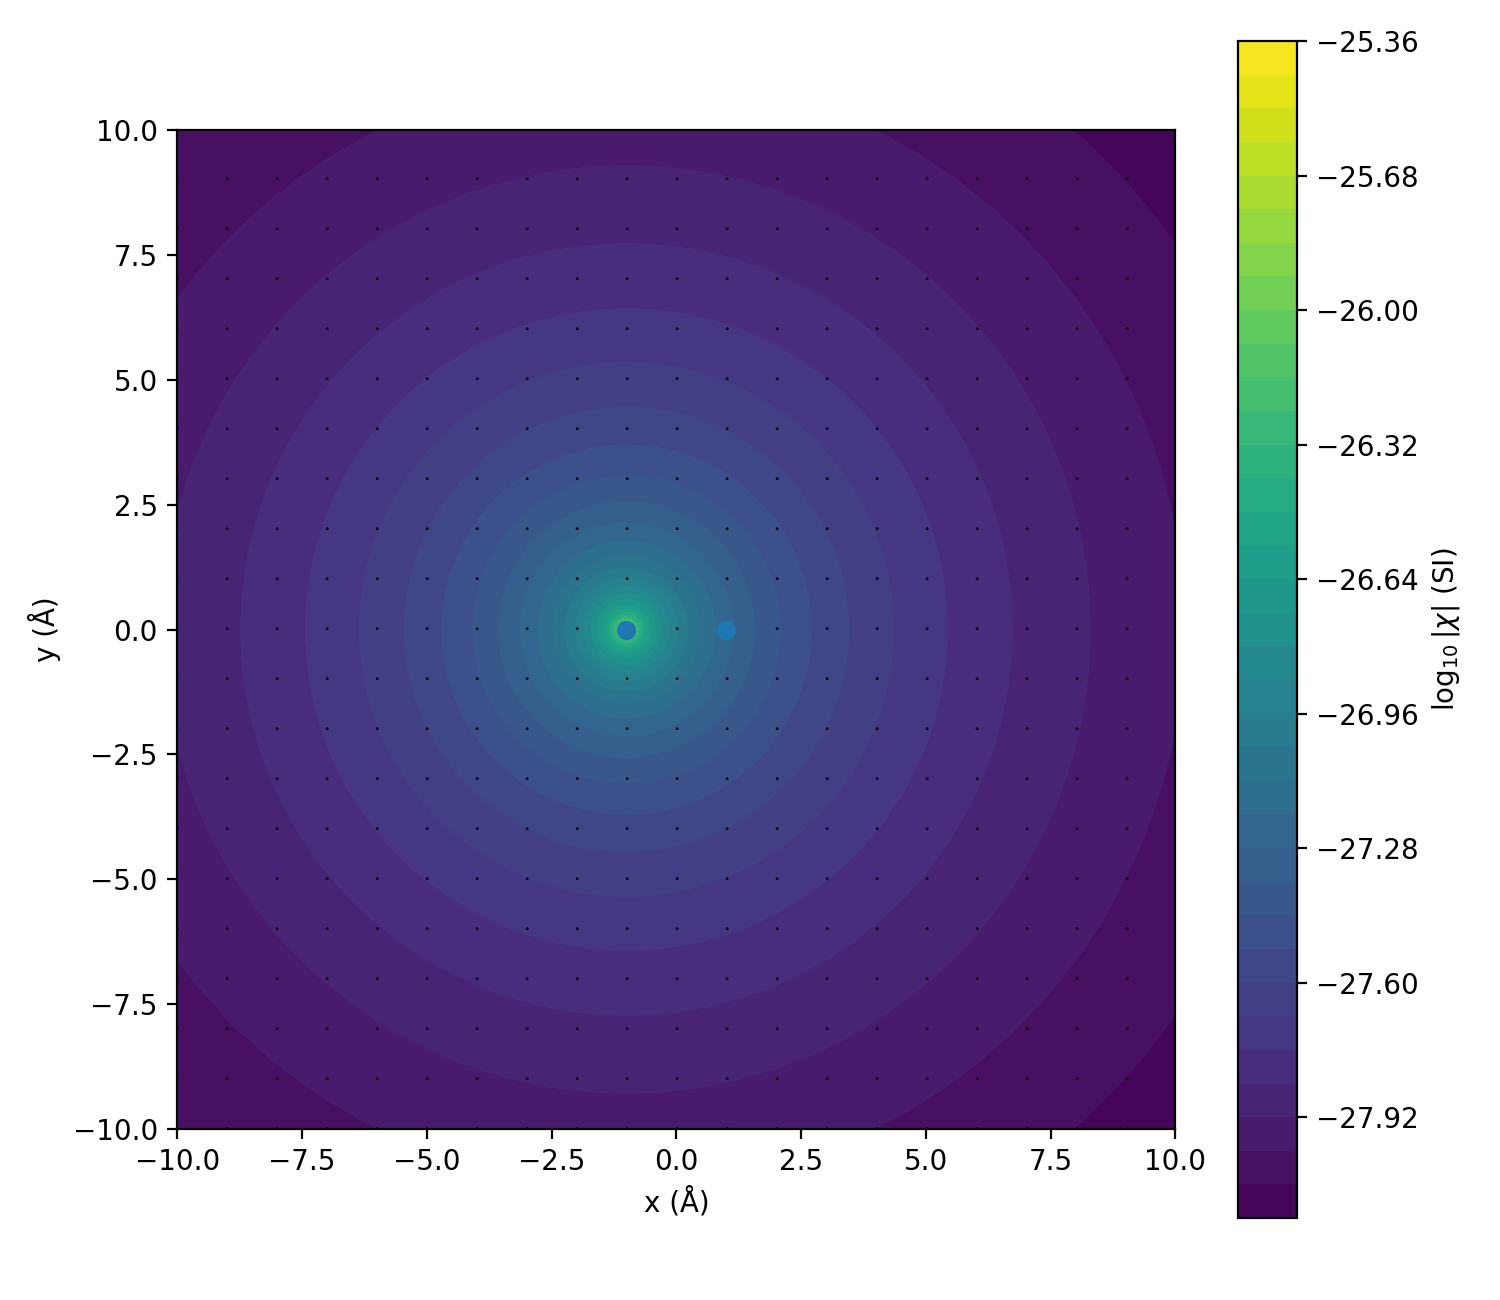

The Python source for this figure:
import numpy as np
import matplotlib.pyplot as plt

G  = 6.67430e-11
m1 = 1.67262192369e-27   # proton mass (demo)
m2 = 9.1093837015e-31    # electron mass (demo)

L = 1e-9
N = 600
x = np.linspace(-L, L, N); y = np.linspace(-L, L, N)
X, Y = np.meshgrid(x, y)

sep = 2e-10
x1,y1 = -sep/2,0.0
x2,y2 = +sep/2,0.0
eps = 2e-12

R1 = np.sqrt((X-x1)**2 + (Y-y1)**2 + eps**2)
R2 = np.sqrt((X-x2)**2 + (Y-y2)**2 + eps**2)
chi = -G*m1/R1 - G*m2/R2

dchi_dx, dchi_dy = np.gradient(chi, x, y, edge_order=2)
gx, gy = -dchi_dx, -dchi_dy

plt.figure(figsize=(7.5,6.5))
chi_log = np.log10(np.abs(chi) + 1e-40)
plt.contourf(X*1e10, Y*1e10, chi_log, levels=40)
plt.colorbar(label=r'$\log_{10}|\chi|$ (SI)')
step=30
plt.quiver(X[::step,::step]*1e10, Y[::step,::step]*1e10,
           gx[::step,::step], gy[::step,::step], scale=1e14)
plt.scatter([x1*1e10,x2*1e10],[0,0])
plt.xlabel('x (Å)'); plt.ylabel('y (Å)')
plt.gca().set_aspect('equal','box')
plt.tight_layout()
plt.savefig("chi_slice_demo.png", dpi=200)